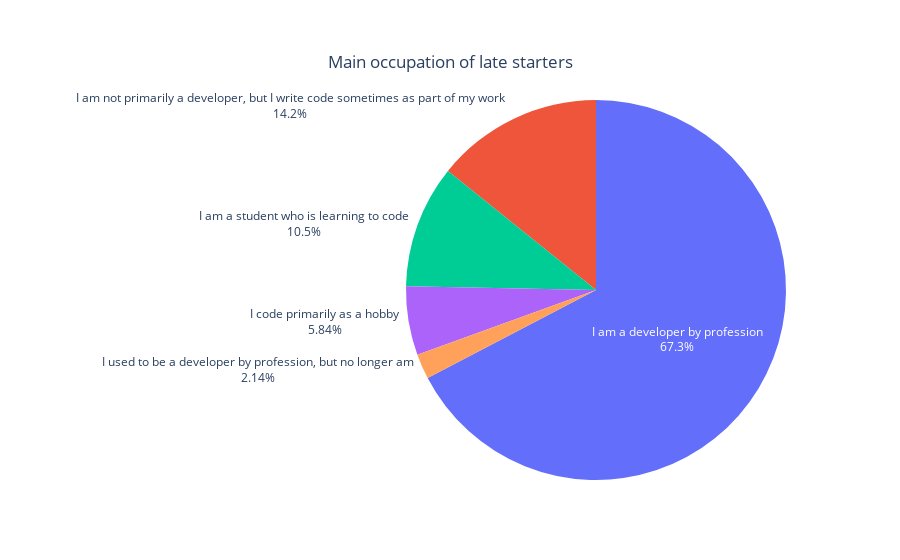

Notebook source saved alongside this figure:
### Markdown cell above
From the chart above we can say that it does not matter that much when you start, based on SO survey data.
Let's see one more thing now - what to late starters do as main occupation?

### Code cell
fig = go.Figure(data=[
    go.Pie(
        values=df_ls['MainBranch'].value_counts(normalize=True),
        labels=df_ls['MainBranch'].value_counts().index.tolist(),
#         marker={'color': df_adults['MainBranch'].value_counts(), 'colorscale': 'Viridis'},
        textinfo='label+percent',
        showlegend=False,
    )])


fig.update_layout(
    title={
        'text': "Main occupation of late starters",
        'y':0.9,
        'x':0.5,
        'xanchor': 'center',
        'yanchor': 'top'},
    
)

fig.show()

### Figure 1 — Plotly figure (JSON) as saved in the notebook; plotly's stock layout.template omitted (floating-point values rounded to 4 significant figures)
{"data": [{"labels": ["I am a developer by profession", "I am not primarily a developer, but I write code sometimes as part of my work", "I am a student who is learning to code", "I code primarily as a hobby", "I used to be a developer by profession, but no longer am"], "showlegend": false, "textinfo": "label+percent", "type": "pie", "values": [0.6733, 0.1422, 0.1047, 0.05835, 0.02142]}], "layout": {"title": {"text": "Main occupation of late starters", "x": 0.5, "xanchor": "center", "y": 0.9, "yanchor": "top"}}}
